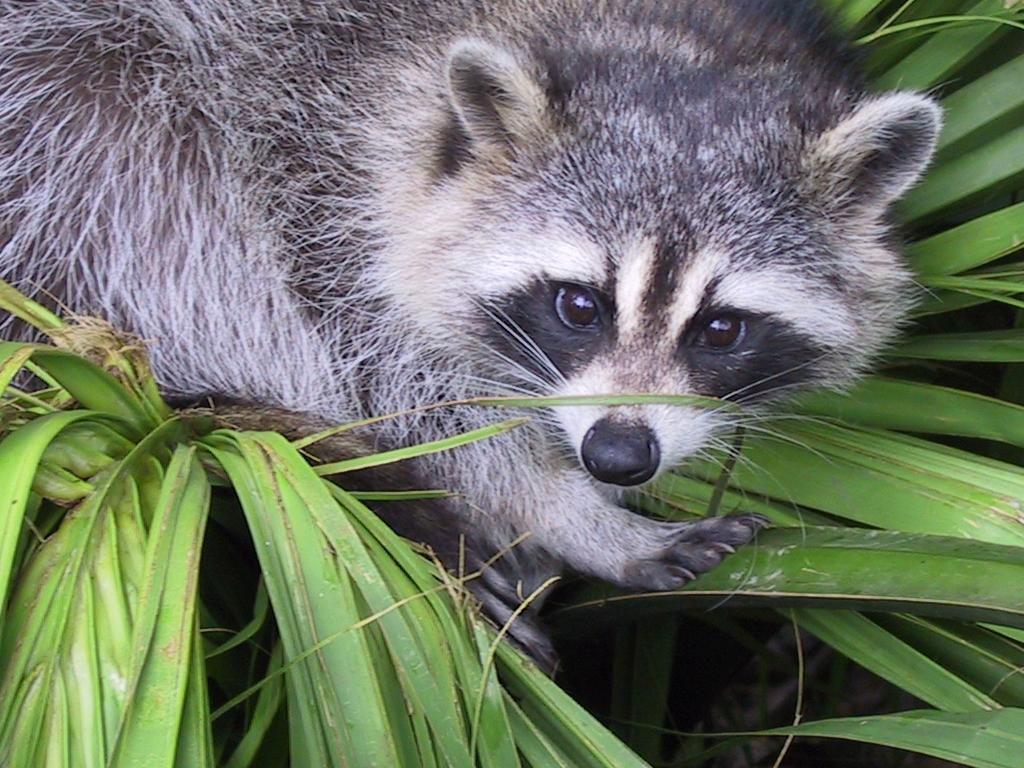
#> input picture Python - 1 - Array/ex03/animal.jpeg, 1024 x 768 px
$ python zoom.py
#> lines starting #> are read from the running program, lines starting #| are printed output that depends on the picture
### Python - 1 - Array/ex02/load_image.py
from pathlib import Path
import imageio as iio
import sys


sys.tracebacklimit = 0


def ft_load(path: str) -> list:
    """Function that loads an image from a file into a numpy array."""
#> called with path = './animal.jpeg'

    if (not Path(path).exists()):
        raise "File not found"
    if (not Path(path).is_file()):
        raise "Path is not a file"
    if (not Path(path).suffix in [".jpg", ".jpeg"]):
        raise "File is not a jpeg"

    img = iio.v3.imread(path)
#> img is the input picture: shape (768, 1024, 3); mean R, G, B 110.7, 117.7, 102.1
    print(f"The shape of the image is: {img.shape}")
#| The shape of the image is: (768, 1024, 3)
#| The shape of the image is: (768, 1024, 3)
#> (printed output is left out)

    return img

### Python - 1 - Array/ex03/zoom.py
from load_image import ft_load
from matplotlib import pyplot as plt
import sys


sys.tracebacklimit = 0


def set_grayscale(img):
    """Sets the image to grayscale."""

    return img[:, :, 0:1]


def zoom_image_by(img, begin=(0, 0), size=(400, 400)):
    """Zooms the image by a given percentage."""
#> called with begin = (400, 150), size = (400, 400)

    return img[begin[1]:size[1] + begin[1], begin[0]:size[0] + begin[0]]
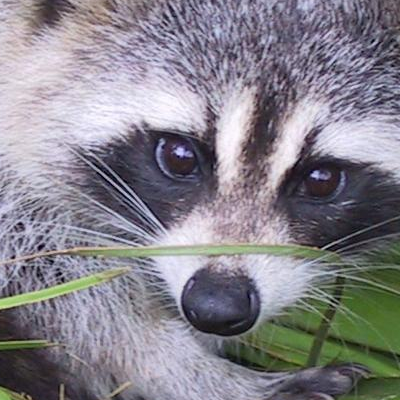
#> returned value: shape (400, 400, 3); mean of channels 0, 1, 2 133.7, 130.6, 139.1; drawn as R, G, B


def main():
    img = ft_load("./animal.jpeg")
    print(f"The shape of the image is: {img.shape}")
    print(img)

    img = zoom_image_by(img, (400, 150), (400, 400))
    img = set_grayscale(img)
#> in set_grayscale, `return img[:, :, 0:1]`:
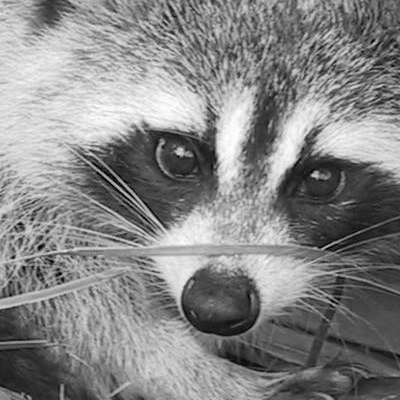
#> returned value: shape (400, 400, 1); min 0, max 255, mean 133.7

    print(f"The shape after slicing: {img.shape[:2]}")
#| The shape after slicing: (400, 400)
    print(img)
#> (printed output is left out)

    plt.imshow(img, cmap="gray")
    plt.show()

    return 0


if (__name__ == "__main__"):
    main()
